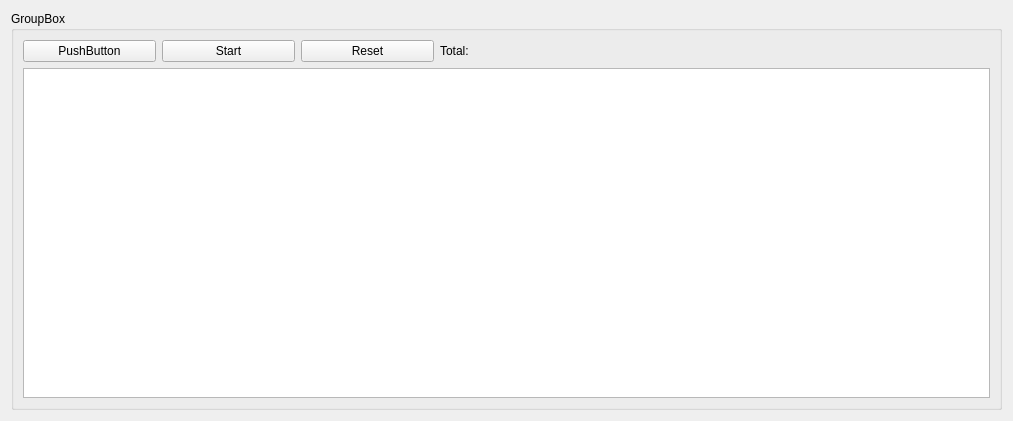
<?xml version="1.0" encoding="UTF-8"?>
<ui version="4.0">
 <class>StatArray</class>
 <widget class="QWidget" name="StatArray">
  <property name="geometry">
   <rect>
    <x>0</x>
    <y>0</y>
    <width>1013</width>
    <height>421</height>
   </rect>
  </property>
  <property name="windowTitle">
   <string>Form</string>
  </property>
  <layout class="QVBoxLayout" name="verticalLayout_2">
   <item>
    <widget class="QGroupBox" name="m_statGroupBox">
     <property name="title">
      <string>GroupBox</string>
     </property>
     <layout class="QGridLayout" name="gridLayout_2">
      <item row="0" column="0">
       <widget class="QPushButton" name="m_changeStatBtn">
        <property name="text">
         <string>PushButton</string>
        </property>
       </widget>
      </item>
      <item row="0" column="1">
       <widget class="QPushButton" name="m_start">
        <property name="text">
         <string>Start</string>
        </property>
       </widget>
      </item>
      <item row="0" column="2">
       <widget class="QPushButton" name="m_reset">
        <property name="text">
         <string>Reset</string>
        </property>
       </widget>
      </item>
      <item row="0" column="3">
       <widget class="QLabel" name="m_totalLabel">
        <property name="text">
         <string>Total: </string>
        </property>
       </widget>
      </item>
      <item row="1" column="0" colspan="7">
       <widget class="QTableView" name="m_statDatas"/>
      </item>
      <item row="0" column="4">
       <widget class="QLabel" name="m_total">
        <property name="text">
         <string/>
        </property>
       </widget>
      </item>
     </layout>
    </widget>
   </item>
  </layout>
 </widget>
 <resources/>
 <connections/>
</ui>
